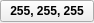
<?xml version="1.0" encoding="UTF-8"?>
<ui version="4.0">
 <class>ColorChoiceWidget</class>
 <widget class="QWidget" name="ColorChoiceWidget">
  <property name="geometry">
   <rect>
    <x>0</x>
    <y>0</y>
    <width>94</width>
    <height>23</height>
   </rect>
  </property>
  <property name="windowTitle">
   <string>ColorChoiceWidget</string>
  </property>
  <layout class="QHBoxLayout" name="horizontalLayout">
   <property name="leftMargin">
    <number>0</number>
   </property>
   <property name="topMargin">
    <number>0</number>
   </property>
   <property name="rightMargin">
    <number>0</number>
   </property>
   <property name="bottomMargin">
    <number>0</number>
   </property>
   <item>
    <widget class="QPushButton" name="colorChoice">
     <property name="styleSheet">
      <string notr="true">font-weight:bold;</string>
     </property>
     <property name="text">
      <string>255, 255, 255</string>
     </property>
    </widget>
   </item>
  </layout>
 </widget>
 <layoutdefault spacing="6" margin="11"/>
 <resources/>
 <connections/>
</ui>
